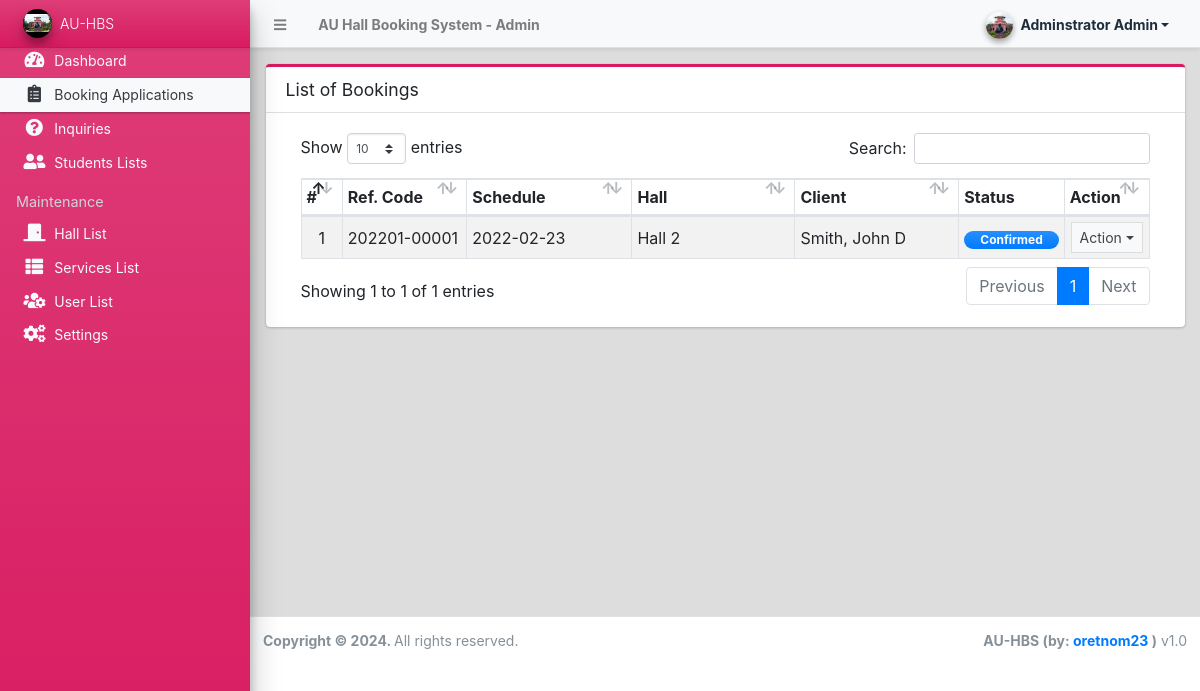
Before: /admin/?page=bookings (signed in) with the older database file.
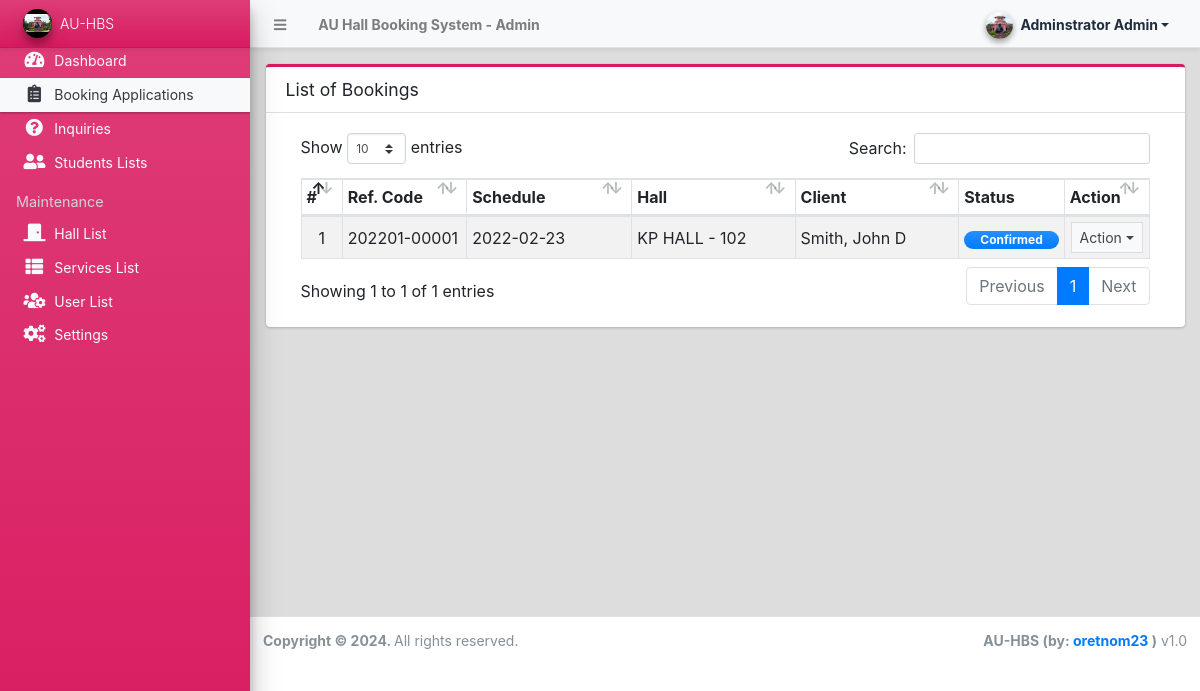
After: the same page with the newer database file.
### tables this page shows
CREATE TABLE `booking_list` (
  `id` int(30) NOT NULL,
  `code` varchar(100) NOT NULL,
  `student_id` int(30) NOT NULL,
  `hall_id` int(30) NOT NULL,
  `services_ids` text DEFAULT NULL,
  `schedule` date NOT NULL,
  `total_students` float NOT NULL DEFAULT 0,
  `remarks` text NOT NULL,
  `status` tinyint(1) NOT NULL DEFAULT 0,
  `date_created` datetime NOT NULL DEFAULT current_timestamp(),
  `date_updated` datetime DEFAULT NULL ON UPDATE current_timestamp()
);

CREATE TABLE `hall_list` (
  `id` int(30) NOT NULL,
  `code` varchar(100) NOT NULL,
  `name` text NOT NULL,
  
  `description` text NOT NULL,
  `image_path` text DEFAULT NULL,
  `status` tinyint(1) NOT NULL DEFAULT 1,
  `delete_flag` tinyint(1) NOT NULL DEFAULT 0,
  `date_created` datetime NOT NULL DEFAULT current_timestamp(),
  `date_updated` datetime DEFAULT NULL ON UPDATE current_timestamp()
);

### config.php (called while the page is built, shortened)
<?php
require_once('classes/DBConnection.php');
require_once('classes/SystemSettings.php');
function validate_image($file){
	if(!empty($file)){
        $ex = explode('?',$file);
        $file = $ex[0];
        $param =  isset($ex[1]) ? '?'.$ex[1]  : '';
		if(is_file(base_app.$file)){
			return base_url.$file.$param;
		}else{
			return base_url.'dist/img/ceg4.jpg';
		}
	}else{
		return base_url.'dist/img/no-image-available.png';
	}
}
function isMobileDevice(){
    $aMobileUA = array(
        '/iphone/i' => 'iPhone',
        '/ipod/i' => 'iPod',
        '/ipad/i' => 'iPad',
        '/android/i' => 'Android',
        '/blackberry/i' => 'BlackBerry',
        '/webos/i' => 'Mobile'
    );
    return false;
}
?>

### classes/DBConnection.php (called while the page is built, shortened)
<?php
class DBConnection{
    private $host = DB_SERVER;
    private $username = DB_USERNAME;
    private $password = DB_PASSWORD;
    private $database = DB_NAME;
    public $conn;
    public function __construct(){
        if (!isset($this->conn)) {
            $this->conn = new mysqli($this->host, $this->username, $this->password, $this->database);
        }
    }
}
?>

### classes/SystemSettings.php (called while the page is built, shortened)
<?php
class SystemSettings extends DBConnection{
	function userdata($field = ''){
		if(!empty($field)){
			if(isset($_SESSION['userdata'][$field]))
				return $_SESSION['userdata'][$field];
			else
				return null;
		}else{
			return false;
		}
	}
	function info($field=''){
		if(!empty($field)){
			if(isset($_SESSION['system_info'][$field]))
				return $_SESSION['system_info'][$field];
			else
				return false;
		}else{
			return false;
		}
	}
}
$_settings = new SystemSettings();
?>

### admin/bookings/index.php (the view, shortened to what this page needs)
<div class="card card-outline card-maroon">
	<div class="card-header">
		<h3 class="card-title">List of Bookings</h3>
	</div>
	<div class="card-body">
		<div class="container-fluid">
        <div class="container-fluid">
			<table class="table table-hover table-striped table-bordered">
				<colgroup>
					<col width="5%">
					<col width="15%">
					<col width="20%">
					<col width="20%">
					<col width="20%">
					<col width="10%">
					<col width="10%">
				</colgroup>
				<thead>
					<tr>
						<th>#</th>
						<th>Ref. Code</th>
						<th>Schedule</th>
						<th>Hall</th>
						<th>Client</th>
						<th>Status</th>
						<th>Action</th>
					</tr>
				</thead>
				<tbody>
					<?php
						$i = 1;
						$qry = $conn->query("SELECT b.*,h.name as `hall`,concat(c.lastname,', ',c.firstname,' ', c.middlename) as fullname from `booking_list` b inner join `hall_list` h on b.hall_id = h.id inner join student_list c on b.student_id = c.id order by b.status asc, unix_timestamp(b.`date_created`) desc ");
						while($row = $qry->fetch_assoc()):
					?>
						<tr>
							<td class="text-center"><?= $i++; ?></td>
							<td><?php echo ($row['code']) ?></td>
							<td class=""><?php echo date("Y-m-d",strtotime($row['schedule'])) ?></td>
							<td class=""><?= $row['hall'] ?></td>
							<td class=""><?= $row['fullname'] ?></td>
							<td class="text-center">
								<?php
									switch ($row['status']){
										case 1:
											echo '<span class="rounded-pill badge badge-primary bg-gradient-primary px-3">Confirmed</span>';
											break;
									}
								?>
							</td>
							<td align="center">
								 <button type="button" class="btn btn-flat btn-default btn-sm dropdown-toggle dropdown-icon" data-toggle="dropdown">
				                  		Action
				                  </button>
							</td>
						</tr>
					<?php endwhile; ?>
				</tbody>
			</table>
		</div>
		</div>
	</div>
</div>

### admin/index.php (shortened to what this page needs)
<?php require_once('../config.php'); ?>
 <!DOCTYPE html>
<html lang="en" class="" style="height: auto;">
<?php require_once('inc/header.php') ?>
  <body class="sidebar-mini layout-fixed control-sidebar-slide-open layout-navbar-fixed sidebar-mini-md sidebar-mini-xs" data-new-gr-c-s-check-loaded="14.991.0" data-gr-ext-installed="" style="height: auto;">
    <div class="wrapper">
     <?php require_once('inc/topBarNav.php') ?>
     <?php require_once('inc/navigation.php') ?>
     <?php $page = isset($_GET['page']) ? $_GET['page'] : 'home';  ?>
      <div class="content-wrapper pt-3" style="min-height: 567.854px;">
        <section class="content">
          <div class="container-fluid">
            <?php
              if(!file_exists($page.".php") && !is_dir($page)){
                  include '404.html';
              }else{
                if(is_dir($page))
                  include $page.'/index.php';
                else
                  include $page.'.php';
              }
            ?>
          </div>
        </section>
      </div>
      <?php require_once('inc/footer.php') ?>
  </body>
</html>

### admin/inc/header.php (shortened to what this page needs)
<head>
    <link rel="stylesheet" href="<?php echo base_url ?>plugins/fontawesome-free/css/all.min.css">
    <link rel="stylesheet" href="<?php echo base_url ?>plugins/tempusdominus-bootstrap-4/css/tempusdominus-bootstrap-4.min.css">
  <link rel="stylesheet" href="<?php echo base_url ?>plugins/datatables-bs4/css/dataTables.bootstrap4.min.css">
  <link rel="stylesheet" href="<?php echo base_url ?>plugins/datatables-responsive/css/responsive.bootstrap4.min.css">
  <link rel="stylesheet" href="<?php echo base_url ?>plugins/datatables-buttons/css/buttons.bootstrap4.min.css">
  <link rel="stylesheet" href="<?php echo base_url ?>plugins/select2/css/select2.min.css">
  <link rel="stylesheet" href="<?php echo base_url ?>plugins/select2-bootstrap4-theme/select2-bootstrap4.min.css">
    <link rel="stylesheet" href="<?php echo base_url ?>plugins/icheck-bootstrap/icheck-bootstrap.min.css">
    <link rel="stylesheet" href="<?php echo base_url ?>plugins/jqvmap/jqvmap.min.css">
    <link rel="stylesheet" href="<?php echo base_url ?>plugins/fullcalendar/main.css">
    <link rel="stylesheet" href="<?php echo base_url ?>dist/css/adminlte.css">
    <link rel="stylesheet" href="<?php echo base_url ?>dist/css/custom.css">
    <link rel="stylesheet" href="<?php echo base_url ?>plugins/overlayScrollbars/css/OverlayScrollbars.min.css">
    <link rel="stylesheet" href="<?php echo base_url ?>plugins/daterangepicker/daterangepicker.css">
    <link rel="stylesheet" href="<?php echo base_url ?>plugins/summernote/summernote-bs4.min.css">
  <link rel="stylesheet" href="<?php echo base_url ?>plugins/sweetalert2-theme-bootstrap-4/bootstrap-4.min.css">
  </head>

### admin/inc/topBarNav.php (shortened to what this page needs)
<nav class="main-header navbar navbar-expand navbar-light text-sm shadow-sm">
  <ul class="navbar-nav">
    <li class="nav-item">
    <a class="nav-link" data-widget="pushmenu" href="#" role="button"><i class="fas fa-bars"></i></a>
    </li>
    <li class="nav-item d-none d-sm-inline-block">
      <a href="<?php echo base_url ?>" class="nav-link"><b><?php echo (!isMobileDevice()) ? $_settings->info('name'):$_settings->info('short_name'); ?> - Admin</b></a>
    </li>
  </ul>
  <ul class="navbar-nav ml-auto">
    <li class="nav-item">
      <div class="btn-group nav-link">
            <button type="button" class="btn btn-rounded badge badge-light dropdown-toggle dropdown-icon" data-toggle="dropdown">
              <span><img src="<?php echo validate_image($_settings->userdata('avatar')) ?>" class="img-circle elevation-2 user-img" alt="User Image"></span>
              <span class="ml-3"><?php echo ucwords($_settings->userdata('firstname').' '.$_settings->userdata('lastname')) ?></span>
            </button>
        </div>
    </li>
  </ul>
</nav>

### admin/inc/navigation.php (shortened to what this page needs)
<aside class="main-sidebar sidebar-dark-light elevation-4 sidebar-no-expand bg-gradient-maroon">
  <a href="<?php echo base_url ?>admin" class="brand-link bg-transparent text-sm shadow-sm bg-gradient-maroon">
  <img src="<?php echo validate_image($_settings->info('logo'))?>" alt="Store Logo" class="brand-image img-circle elevation-3 bg-black" style="width: 1.8rem;height: 1.8rem;max-height: unset;object-fit:scale-down;object-position:center center">
  <span class="brand-text font-weight-light"><?php echo $_settings->info('short_name') ?></span>
  </a>
  <div class="sidebar os-host os-theme-light os-host-overflow os-host-overflow-y os-host-resize-disabled os-host-transition os-host-scrollbar-horizontal-hidden">
    <div class="os-content-glue" style="margin: 0px -8px; width: 249px; height: 646px;"></div>
    <div class="os-padding">
      <div class="os-viewport os-viewport-native-scrollbars-invisible" style="overflow-y: scroll;">
        <div class="os-content" style="padding: 0px 8px; height: 100%; width: 100%;">
          <nav class="">
             <ul class="nav nav-pills nav-sidebar flex-column text-sm nav-compact nav-flat nav-child-indent nav-collapse-hide-child text-dark" data-widget="treeview" role="menu" data-accordion="false">
              <li class="nav-item dropdown">
                <a href="./" class="nav-link text-light nav-home">
                  <i class="nav-icon fas fa-tachometer-alt"></i>
                  <p>
                    Dashboard
                  </p>
                </a>
              </li>
              <li class="nav-item">
                <a href="<?php echo base_url ?>admin/?page=bookings" class="nav-link text-light nav-bookings">
                  <i class="nav-icon fas fa-clipboard-list"></i>
                  <p>
                    Booking Applications
                  </p>
                </a>
              </li>
              <li class="nav-item">
                <a href="<?php echo base_url ?>admin/?page=inquiries" class="nav-link text-light nav-inquiries">
                  <i class="nav-icon fas fa-question-circle"></i>
                  <p>
                    Inquiries
                  </p>
                </a>
              </li>
              <li class="nav-item">
                <a href="<?php echo base_url ?>admin/?page=clients" class="nav-link text-light nav-clients">
                  <i class="nav-icon fas fa-user-friends"></i>
                  <p>
                    Students Lists
                  </p>
                </a>
              </li>
              <?php if($_settings->userdata('type') == 1): ?>
              <li class="nav-header">Maintenance</li>
              <li class="nav-item dropdown">
                <a href="<?php echo base_url ?>admin/?page=halls" class="nav-link text-light nav-halls">
                  <i class="nav-icon fas fa-door-closed"></i>
                  <p>
                    Hall List
                  </p>
                </a>
              </li>
              <li class="nav-item dropdown">
                <a href="<?php echo base_url ?>admin/?page=services" class="nav-link text-light nav-packages">
                  <i class="nav-icon fas fa-th-list"></i>
                  <p>
                    Services List
                  </p>
                </a>
              </li>
              <li class="nav-item dropdown">
                <a href="<?php echo base_url ?>admin/?page=user/list" class="nav-link text-light nav-user_list">
                  <i class="nav-icon fas fa-users-cog"></i>
                  <p>
                    User List
                  </p>
                </a>
              </li>
              <li class="nav-item dropdown">
                <a href="<?php echo base_url ?>admin/?page=system_info" class="nav-link text-light nav-system_info">
                  <i class="nav-icon fas fa-cogs"></i>
                  <p>
                    Settings
                  </p>
                </a>
              </li>
              <?php endif; ?>
            </ul>
          </nav>
        </div>
      </div>
    </div>
  </div>
</aside>

### admin/inc/footer.php (shortened to what this page needs)
<footer class="main-footer text-sm">
        <strong>Copyright © <?php echo date('Y') ?>.
        </strong>
        All rights reserved.
        <div class="float-right d-none d-sm-inline-block">
          <b><?php echo $_settings->info('short_name') ?> (by: <a href="mailto:oretnom23@gmail.com" target="blank">oretnom23</a> )</b> v1.0
        </div>
      </footer>
    </div>

### admin/inc/topBarNav.php (style rules this page uses)
.user-img { position: absolute; height: 27px; width: 27px; object-fit: cover; left: -7%; top: -12%; }
.btn-rounded { border-radius: 50px; }

Changed rows visible on the page:
changed through a linked row, booking_list: hall.name "Hall 2" → "KP HALL - 102"
